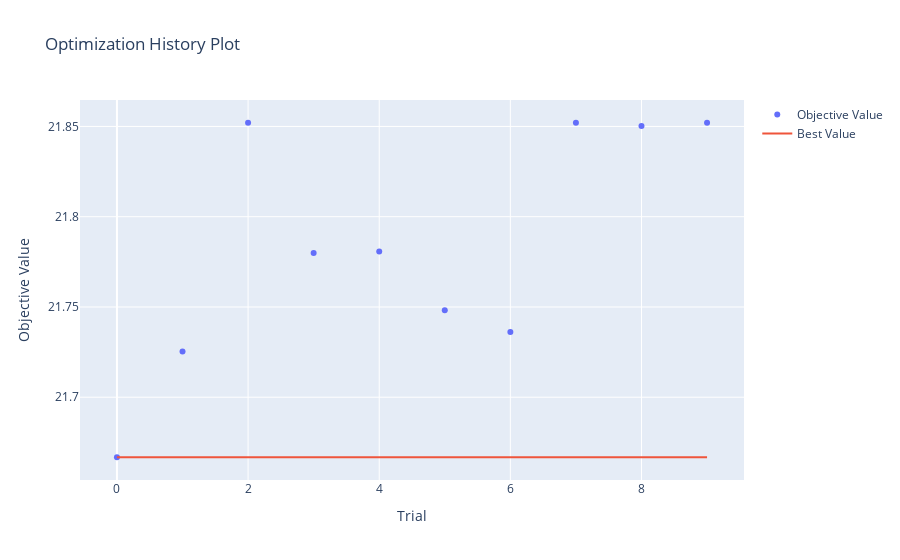

Write notebook code for a chart like this one.
### Code cell
optuna.visualization.plot_optimization_history(study)

### Figure 1 — Plotly figure (JSON) as saved in the notebook; plotly's stock layout.template omitted (floating-point values rounded to 4 significant figures)
{"data": [{"mode": "markers", "name": "Objective Value", "type": "scatter", "x": [0, 1, 2, 3, 4, 5, 6, 7, 8, 9], "y": [21.67, 21.73, 21.85, 21.78, 21.78, 21.75, 21.74, 21.85, 21.85, 21.85]}, {"mode": "lines", "name": "Best Value", "type": "scatter", "x": [0, 1, 2, 3, 4, 5, 6, 7, 8, 9], "y": [21.67, 21.67, 21.67, 21.67, 21.67, 21.67, 21.67, 21.67, 21.67, 21.67]}, {"marker": {"color": "#cccccc"}, "mode": "markers", "name": "Infeasible Trial", "showlegend": false, "type": "scatter", "x": [], "y": []}], "layout": {"title": {"text": "Optimization History Plot"}, "xaxis": {"title": {"text": "Trial"}}, "yaxis": {"title": {"text": "Objective Value"}}}}
